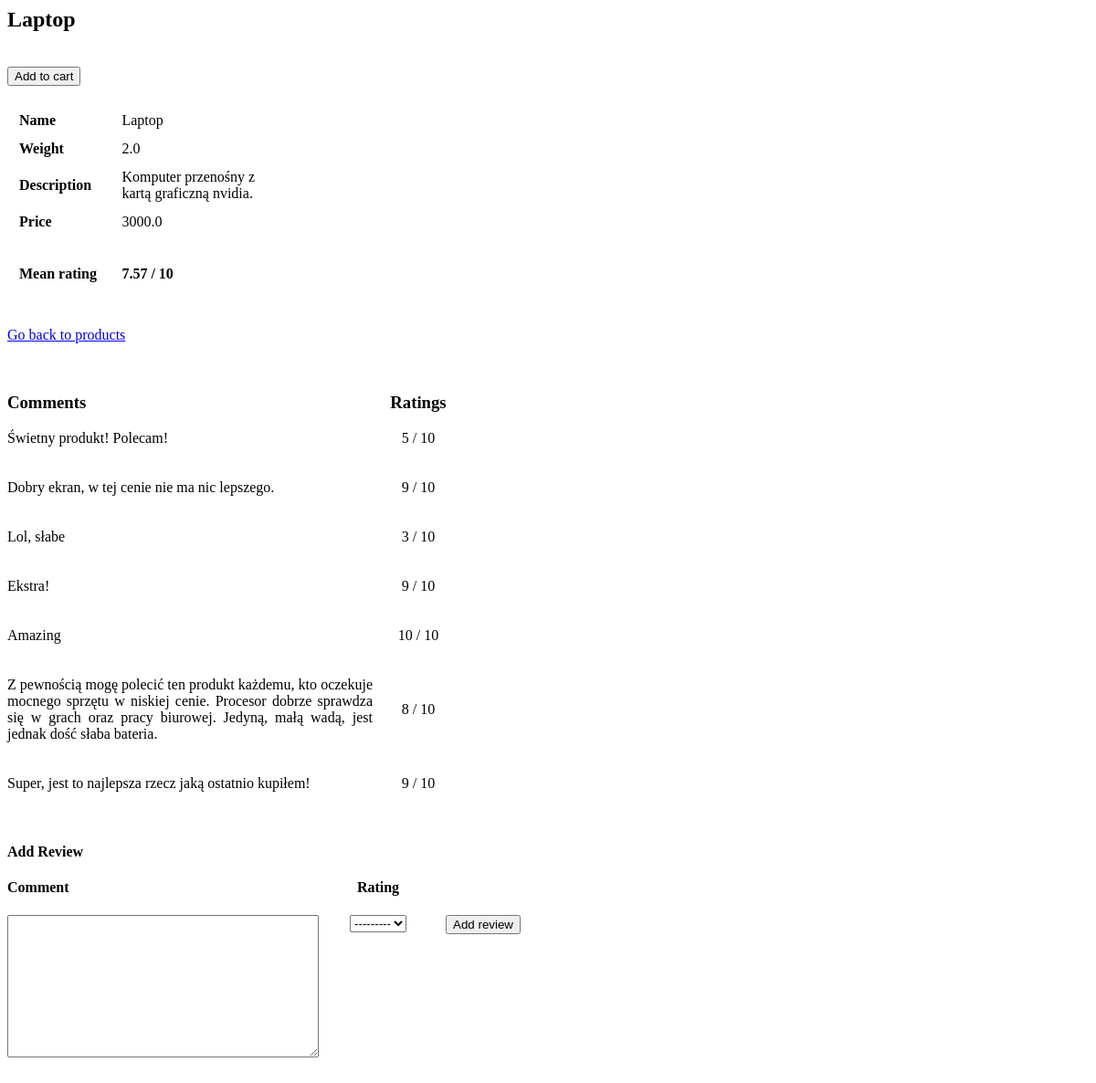
The page /products/1 on the database as committed earlier.
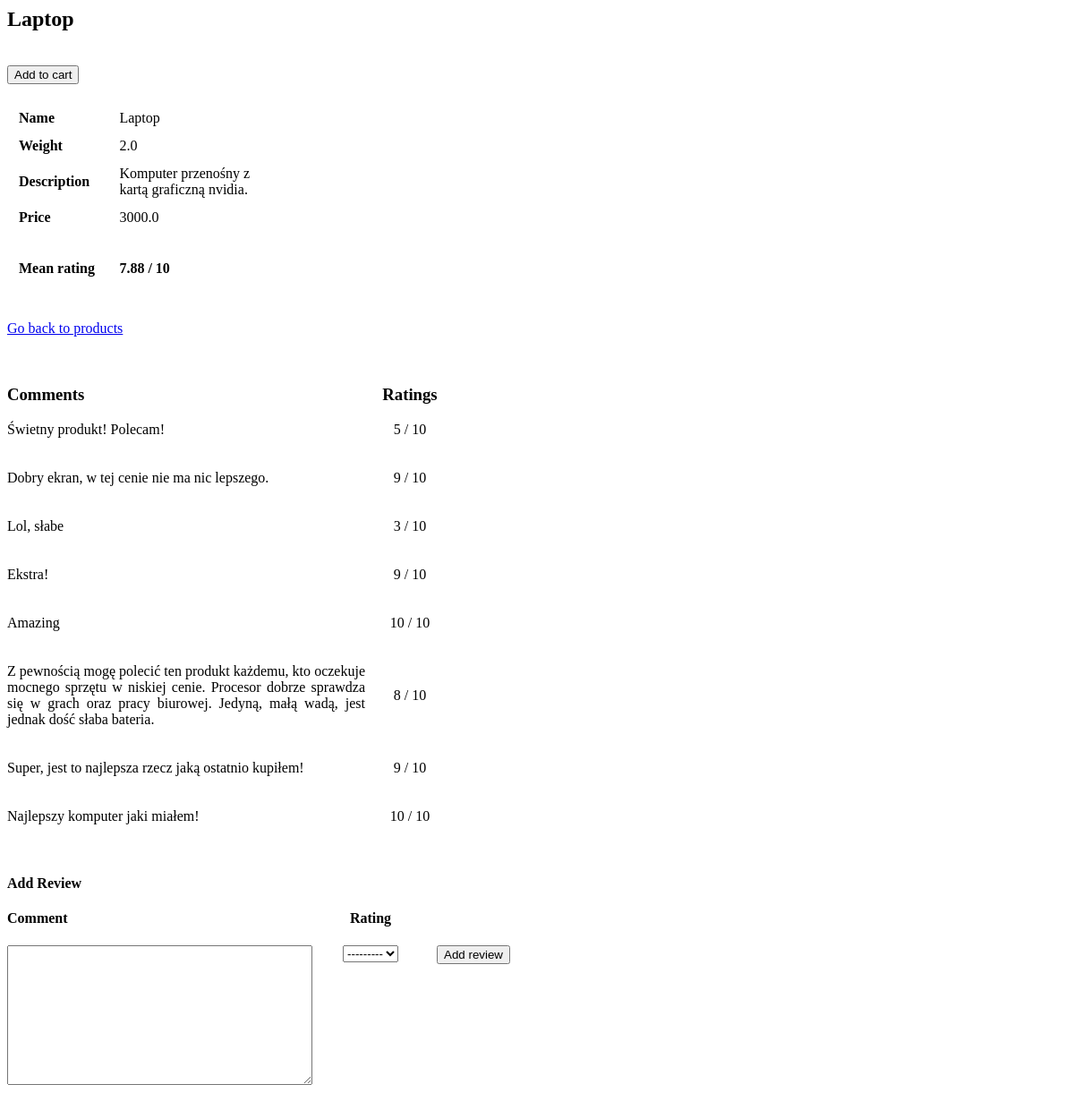
The same page on the database as committed later.
### shop/models.py (models this page shows, shortened)
class Product(models.Model):
    name = models.CharField(max_length=100)
    price = models.FloatField(default=0)
    description = models.CharField(default='brak opisu', max_length=500)
    weight = models.FloatField(default=0)

class Review(models.Model):
    RATING_CHOICES = list(range(1, 11))
    RATING_CHOICES = [(x, x) for x in RATING_CHOICES]
    product = models.ForeignKey(Product, on_delete=models.PROTECT)
    rating = models.PositiveSmallIntegerField(choices=RATING_CHOICES)
    comment = models.CharField(max_length=3000)

### shop/views.py (the view)
# urls.py: path('products/<int:product_id>', views.product_details),
def product_details(request, product_id):
    product = Product.objects.get(id=product_id)
    reviews = list(Review.objects.all())
    reviews = [review for review in reviews if review.product.id == product_id]
    form = ReviewForm()
    context = {'product': product,
               'reviews': reviews, 'form': form,
               'mean_rating': mean_rating(reviews)}
    return render(request, "shop/product_details.html", context)

### shop/forms.py
class ReviewForm(ModelForm):
    comment = forms.CharField(
        widget=forms.Textarea(attrs={'cols': 40, 'rows': 10}))
    class Meta:
        model = Review
        fields = ['rating']

### shop/views.py (called while the page is built)
def mean_rating(reviews):
    if reviews != []:
        return f"{round(mean([r.rating for r in reviews]), 2)} / 10"
    else:
        return 'No ratings so far'

### shop/templates/shop/product_details.html (shortened to what this page needs)
{% extends "base.html" %}
{% block content %}
<h2>{{ product.name }}</h2>
<br>
<form action="/cart/add/" method="post">
    <input type="submit" value="Add to cart">
</form>
<table width="300" cellspacing="13" cellpadding="0">
    <col width="150">
    <col width="400">
    <tbody>
        <tr>
            <td>
                <b>Name</b>
            </td>
            <td>
                {{ product.name }}
            </td>
        </tr>
        <tr>
            <td>
                <b>Weight</b>
            </td>
            <td>
                {{ product.weight }}
            </td>
        </tr>
        <tr>
            <td>
                <b>Description</b>
            </td>
            <td>
                {{ product.description }}
            </td>
        </tr>
        <tr>
            <td>
                <b>Price</b>
            </td>
            <td>
                {{  product.price }}
            </td>
        </tr>
        <tr>
            <td>
                <b>Mean rating</b>
            </td>
            <td>
                <b>{{ mean_rating }}</b>
            </td>
        </tr>
    </tbody>
</table>
<br><br>
<a href=".">Go back to products</a><br><br><br><br>
<table cellspacing="0" cellpadding="0">
    <tbody>
        <col width="400">
        <col width="100">
        <tr>
            <td>
                <h3>Comments</h3>
            </td>
            <td style="text-align:center">
                <h3>Ratings</h3>
            </td>
        </tr>
        {% for review in reviews %}
        <tr>
            <td style="text-align:justify">{{ review.comment }}</td>
            <td style="text-align:center">{{ review.rating }} / 10</td>
        </tr>
        <tr>
            <td>&nbsp;</td>
            <td>&nbsp;</td>
        </tr>
        <tr>
            <td>&nbsp;</td>
            <td>&nbsp;</td>
            <td>&nbsp;</td>
        </tr>
        {% endfor %}
    </tbody>
</table>
<h4>Add Review</h4>
<form action="/review/add/" method="post">
    <table cellspacing="0" cellpadding="0">
        <tbody>
            <col width="300">
            <col width="130">
            <col width="100">
            <tr>
                <td>
                    <h4>Comment</h4>
                </td>
                <td style="text-align:center">
                    <h4>Rating</h4>
                </td>
                <td></td>
            </tr>
            <tr>
                <td>
                    {{form.comment}}
                </td>
                <td style="text-align:center; vertical-align:top">
                    {{form.rating}}
                </td>
                <td style="text-align:center; vertical-align:top">
                    <input type="submit" value="Add review">
                </td>
            </tr>
        </tbody>
    </table>
</form>
<br><br><br>
{% endblock %}

### shop/templates/base.html (shortened to what this page needs)
<html>
<head>
</head>
<body>
 {% block content %}
 {% endblock %}
</body>
</html>

Rows that differ between the two databases and show on the page:
added Review: comment "Najlepszy komputer jaki miałem!", rating "10"
Other text that changed with them:
{{ mean_rating }}: "7.57 / 10" → "7.88 / 10"
